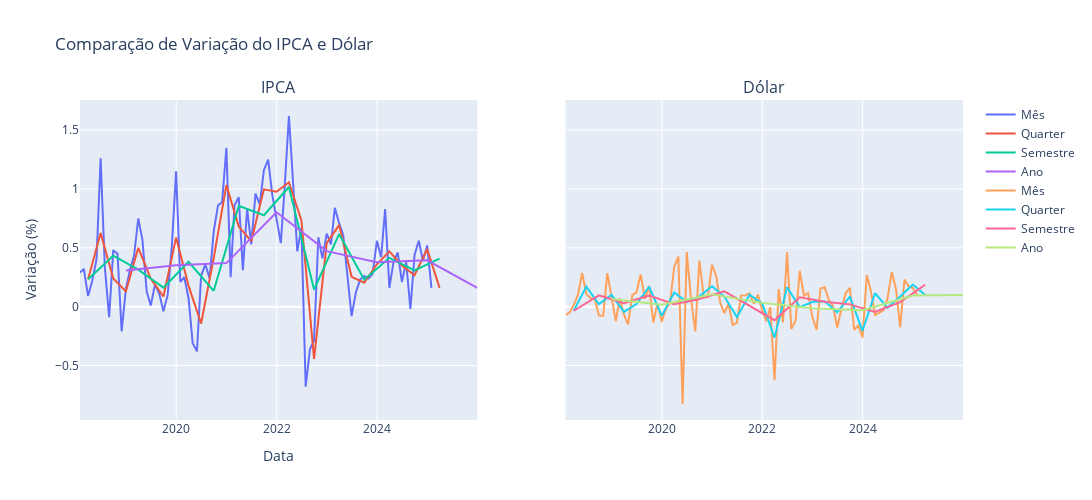

This figure's notebook cell:
### Markdown cell above
## 3. Comparativa do IPCA e Dólar

### Code cell
# Criando a figura com dois gráficos lado a lado
fig = make_subplots(rows=1, cols=2, subplot_titles=['IPCA', 'Dólar'], shared_yaxes=True)

# Primeiro gráfico
for nome, freq in granularidades.items():
    tempo = df['No mês'].resample(freq).mean()
    
    fig.add_trace(go.Scatter(x=tempo.index, y=tempo.values, mode='lines', name=nome),
                  row=1, col=1)

# Segundo gráfico (pode ser outro conjunto de dados ou mesmo dados para comparação)
for nome, freq in granularidades.items():
    tempo = dolar['Var%'].resample(freq).mean()
    
    fig.add_trace(go.Scatter(x=tempo.index, y=tempo.values, mode='lines', name=nome),
                  row=1, col=2)

# Configuração dos eixos e layout
fig.update_layout(
    title='Comparação de Variação do IPCA e Dólar',
    xaxis_title='Data',
    yaxis_title='Variação (%)',
    height=500,
    width=1200
)
fig.show()
